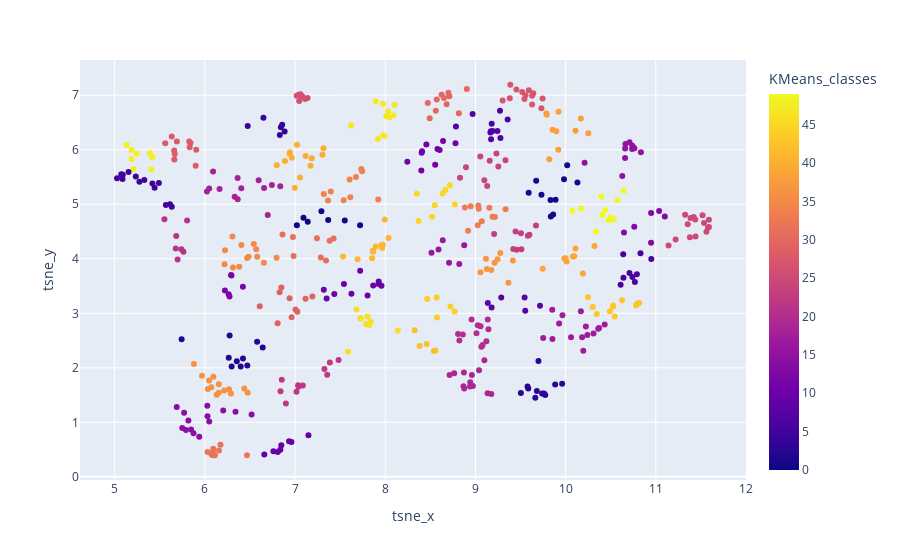

The cell this chart's notebook holds for it:
### Code cell
fig = px.scatter(
    X_tsne_pd, x="tsne_x", y="tsne_y", hover_data=["text"], color="KMeans_classes"
)
fig.show()

### Figure 1 — Plotly figure (JSON) as saved in the notebook; plotly's stock layout.template omitted (floating-point values rounded to 4 significant figures; data arrays with more than 128 entries replaced by an {"elided": "..."} marker saying what was removed)
{"data": [{"customdata": {"elided": "500x1 str values"}, "hovertemplate": "tsne_x=%{x}<br>tsne_y=%{y}<br>text=%{customdata[0]}<br>KMeans_classes=%{marker.color}<extra></extra>", "legendgroup": "", "marker": {"color": {"elided": "500 int values"}, "coloraxis": "coloraxis", "symbol": "circle"}, "mode": "markers", "name": "", "orientation": "v", "showlegend": false, "type": "scatter", "x": {"elided": "500 float values"}, "xaxis": "x", "y": {"elided": "500 float values"}, "yaxis": "y"}], "layout": {"coloraxis": {"colorbar": {"title": {"text": "KMeans_classes"}}, "colorscale": [[0, "#0d0887"], [0.1111, "#46039f"], [0.2222, "#7201a8"], [0.3333, "#9c179e"], [0.4444, "#bd3786"], [0.5556, "#d8576b"], [0.6667, "#ed7953"], [0.7778, "#fb9f3a"], [0.8889, "#fdca26"], [1, "#f0f921"]]}, "legend": {"tracegroupgap": 0}, "margin": {"t": 60}, "xaxis": {"anchor": "y", "domain": [0, 1], "title": {"text": "tsne_x"}}, "yaxis": {"anchor": "x", "domain": [0, 1], "title": {"text": "tsne_y"}}}}
